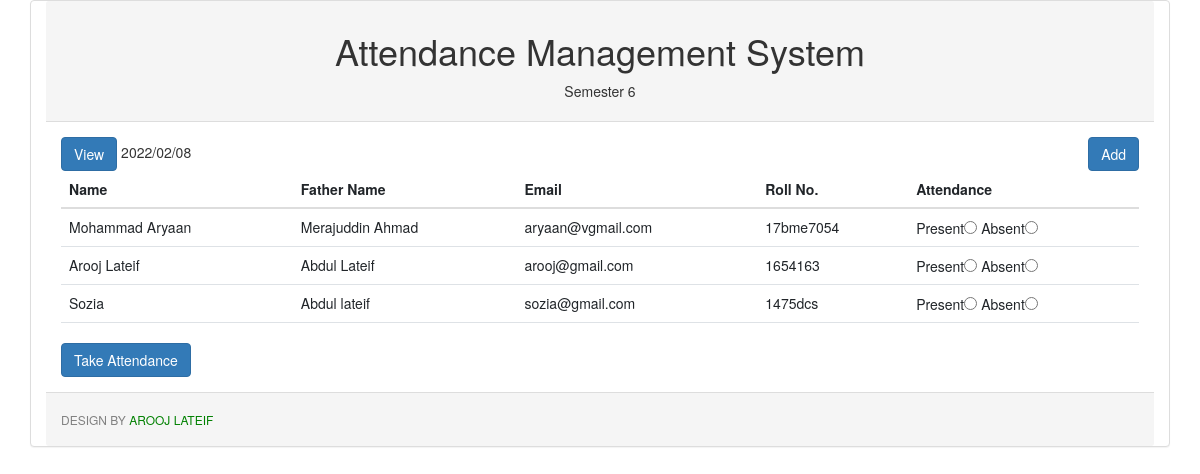
The app's page /index5.php with its own data.
### tables this page shows
CREATE TABLE `stud5` (
  `reg_id` int(11) NOT NULL,
  `name` varchar(50) NOT NULL,
  `fname` varchar(50) NOT NULL,
  `email` varchar(100) NOT NULL,
  `roll` varchar(10) NOT NULL
);

### index5.php (the view, shortened to what this page needs)
<?php include_once('connection.php'); ?>
<!DOCTYPE html>
<html lang="en">
<head>
 <link href="https://cdn.jsdelivr.net/npm/bootstrap@5.1.3/dist/css/bootstrap.min.css" rel="stylesheet">
<link rel="stylesheet" href="bootstrap/bootstrap.min.css">
  <link rel="stylesheet" href="https://maxcdn.bootstrapcdn.com/bootstrap/3.4.1/css/bootstrap.min.css">
</head>
<body>
 <div class="panel panel-default container">
  <div class="panel-heading">
    <h1 style="text-align : center">Attendance Management System</h1>
    <p style="text-align : center">Semester 6</p>
  </div>
  <div class="panel-body">
   <a href="view5.php" class="btn btn-primary">View</a>
   <?php echo date('Y/m/d') ?>
   <a href="add5.php" class="btn btn-primary pull-right" style="float:right">Add</a>
  <form method="post">
    <div class="table-responsive">
  <table class="table ">
   <thead>
   <tr>
    <th>Name</th>
    <th>Father Name</th>
    <th>Email</th>
    <th>Roll No.</th>
    <th>Attendance</th>
   </tr>
   </thead>
 <tbody>
 <?php
 $query = "select * from stud5";
 $result = $link->query($query);
 while($show = $result->fetch_assoc())
 {
?>
 <tr>
  <td><?php echo $show['name']; ?></td>
  <td><?php echo $show['fname']; ?></td>
  <td><?php echo $show['email']; ?></td>
  <td><?php echo $show['roll']; ?></td>
  <td>
   Present<input required type="radio" name="attendance5[<?php echo $show['reg_id']  ?>]" value="Present">
   Absent<input required type="radio" name="attendance5[<?php echo $show['reg_id']  ?>]" value="Absent" type="text">
  </td>
 </tr>
<?php } ?>
 </tbody>
  </table>
</div>
  <input type="submit" class="btn btn-primary" value="Take Attendance">
</form>
  </div>
  <div class="panel-footer">
   <h6 style="color:grey;text-transform:uppercase">Design by <span style="color:green"> Arooj Lateif </span></h6>
  </div>
 </div>
</body>
</html>

### records on screen
stud5: name "Mohammad Aryaan", fname "Merajuddin Ahmad", email "aryaan@vgmail.com", roll "17bme7054"
stud5: name "Arooj Lateif", fname "Abdul Lateif", email "arooj@gmail.com", roll "1654163"
stud5: name "Sozia", fname "Abdul lateif", email "sozia@gmail.com", roll "1475dcs"
